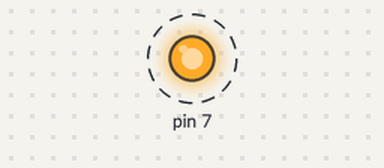
Simulated run of this sketch. Board: Arduino Uno, built with avr-gcc and run on an emulated ATmega328P. On the bench: output pins drawn as LEDs (lit = HIGH). Dashed ring = blinking.

Above: at 0.2 s.
Timing chart, 0 to 3.0 s (numbered marks = the images above):
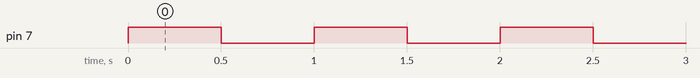

Measured:
- by itself, pin 7: alternates HIGH for 0.50 s and LOW for 0.50 s

The sketch:

2022042047_kimtaemin_practice3.ino
```cpp
void setup() {
  // put your setup code here, to run once:
  Serial.begin(9600);
  pinMode(7, OUTPUT);
}

void loop() {
  // put your main code here, to run repeatedly:
  digitalWrite(7, HIGH);
    delay(500);
  digitalWrite(7, LOW);
    delay(500);
}
```
